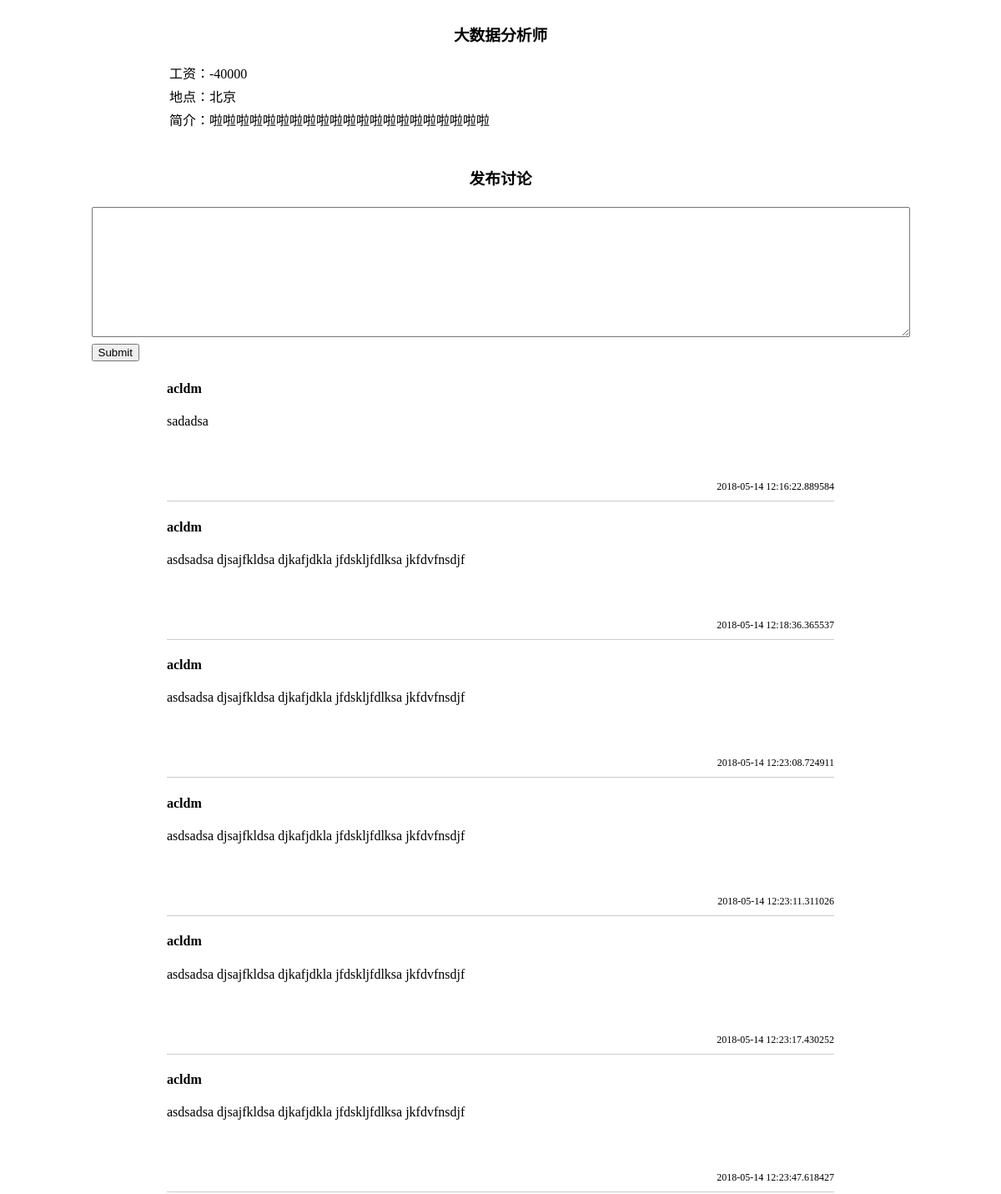
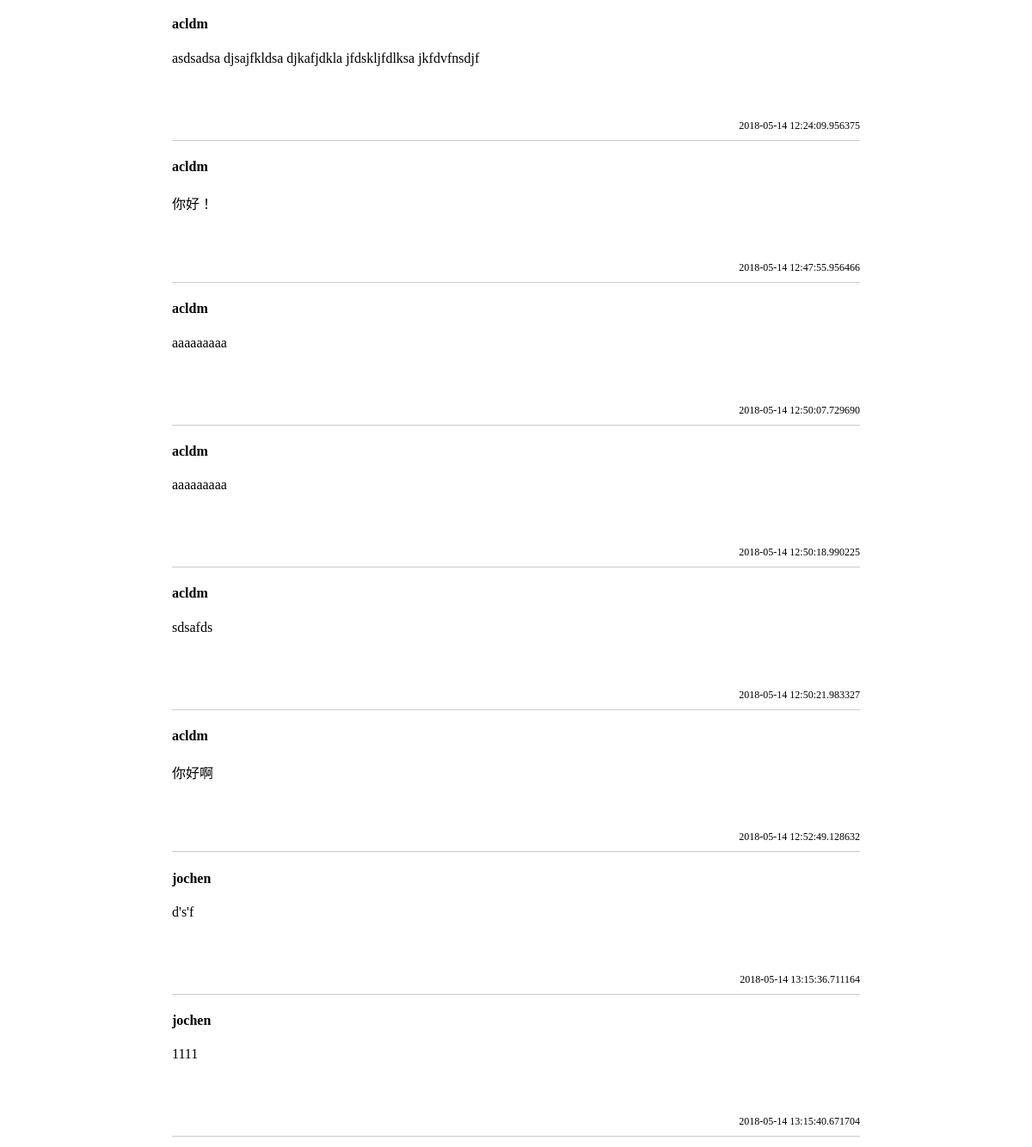
Screenshot of /detail1 (signed in) with the database file from the repository (2 pictures, top to bottom).
### app/models.py (models this page shows, shortened)
class Comment(db.Model):
    __tablename__ = 'comments'
    id = db.Column(db.Integer, primary_key=True)
    body = db.Column(db.Text)
    body_html = db.Column(db.Text)
    timestamp = db.Column(db.DateTime, index=True, default=datetime.utcnow)
    disabled = db.Column(db.Boolean)
    author_id = db.Column(db.Integer, db.ForeignKey('users.id'))
    post_id = db.Column(db.Integer, db.ForeignKey('posts.id'))
    @staticmethod
    def get_comments(post_id):
        return Comment.query.filter_by(post_id=post_id).all()

class User(UserMixin, db.Model):
    __tablename__ = 'users'
    id = db.Column(db.Integer, primary_key=True)
    email = db.Column(db.String(64), unique=True, index=True)
    username = db.Column(db.String(64), unique=True, index=True)
    role_id = db.Column(db.Integer, db.ForeignKey('roles.id'))
    test_column = db.Column(db.Integer, unique=True, index=True)
    password_hash = db.Column(db.String(128))
    confirmed = db.Column(db.Boolean, default=False)
    name = db.Column(db.String(64))
    location = db.Column(db.String(64))
    about_me = db.Column(db.Text())
    member_since = db.Column(db.DateTime(), default=datetime.utcnow)
    last_seen = db.Column(db.DateTime(), default=datetime.utcnow)
    avatar_hash = db.Column(db.String(32))
    comments = db.relationship('Comment', backref='author', lazy='dynamic')
    def ping(self):
        self.last_seen = datetime.utcnow()
        db.session.add(self)
    @property
    def password(self):
        raise AttributeError('password is not a readable attribute')

### app/main/views.py (the view)
@main.route('/detail<job_id>', methods = ('GET', 'POST'))
@login_required
def detail(job_id):
    form = CommentForm()
    if form.validate_on_submit():
        body = form.data['body']
        c = Comment(body, current_user.id, 1)
        db.session.add(c)
        db.session.commit()
        return redirect(url_for('main.detail', job_id = job_id))
    data_detail = {'job_name': '大数据分析师','salary':10000-50000, 'location': '北京',
                   'description': '啦啦啦啦啦啦啦啦啦啦啦啦啦啦啦啦啦啦啦啦啦',
                   'enterprise_logo':'http://company.zhaopin.com/CompanyLogo/20170122/D4DDF1ECC5F85A05ED1BC9B6D5334EC7.gif'}
    flash('根据job_id写sql，return到templates/html中')
    comments = Comment.get_comments(1)
    return render_template('detail.html', data_detail=data_detail, form = form, comments = comments)

### app/main/forms.py
class CommentForm(FlaskForm):
    body = TextAreaField('', validators=[DataRequired()])
    submit = SubmitField('Submit')

### app/auth/views.py (called while the page is built)
@auth.before_app_request
def before_request():
	if current_user.is_authenticated:
		current_user.ping()
		if not current_user.confirmed\
			and request.endpoint \
			and request.blueprint != 'auth' \
			and request.endpoint != 'static':
			return redirect(url_for('auth.unconfirmed'))

### app/main/__init__.py (called while the page is built)
@main.app_context_processor
def imject_permissions():
	return dict(Permission=Permission)

### app/models.py (called while the page is built)
@login_manager.user_loader
def load_user(user_id):
    return User.query.get(int(user_id))

### app/templates/detail.html (shortened to what this page needs)
{% extends 'base.html' %}
{% block body %}
    <table class="table table-bordered job-table job-table">
        <caption><h3 style="color:#000;">{{ data_detail.job_name }}</h3></caption>
        <tbody>
            <tr>
                <td>工资：{{ data_detail.salary }}</td>
            </tr>
            <tr>
                <td>地点：{{ data_detail.location }}</td>
            </tr>
            <tr>
                <td colspan="2">
                    简介：{{ data_detail.description }}
                </td>
            </tr>
            <tr>
                <td colspan="2"><img src="{{ data_detail.enterprise_logo }}" alt="" style="width: 100%;"></td>
            </tr>
        </tbody>
    </table>
    <table class="table table-bordered job-table job-table">
      <caption><h3 style="color:#000;">发布讨论</h3></caption>
      <tbody>
          <form method="post">
          <tr>
              <td>{{form.body(cols=120, rows=10)}}</td>
          </tr>
          <tr>
              <td>{{form.submit()}}</td>
          </tr>
        </form>
      </tbody>
    </table>
      <div class="comments">
        {% for c in comments %}
        <div class="comment">
            <h4>{{c.author.username}}</h4>
            <div class="content">{{c.body | safe}}</div>
            <div class="timestep">{{c.timestamp}}</div>
        </div>
        {% endfor %}
      </div>
{% endblock %}

### app/templates/detail.html (style rules this page uses)
.job-table { width: 800px; margin: 0 auto; }
.comments { width: 800px; margin:0 auto; }
.comment { margin-bottom: 12px; border-bottom: 1px solid #ccc; min-height: 120px; }
.content { height: 80px; display: inline-block; }
.timestep { height: 24px; font-size: 12px; width: 100%; text-align: right; }

### rows the page displays
Comment: author.username "acldm", body "sadadsa", timestamp "2018-05-14 12:16:22.889584"
Comment: author.username "acldm", body "asdsadsa djsajfkldsa djkafjdkla jfdskljfdlksa jkfdvfnsdjf", timestamp "2018-05-14 12:18:36.365537"
Comment: author.username "acldm", body "asdsadsa djsajfkldsa djkafjdkla jfdskljfdlksa jkfdvfnsdjf", timestamp "2018-05-14 12:23:08.724911"
Comment: author.username "acldm", body "asdsadsa djsajfkldsa djkafjdkla jfdskljfdlksa jkfdvfnsdjf", timestamp "2018-05-14 12:23:11.311026"
Comment: author.username "acldm", body "asdsadsa djsajfkldsa djkafjdkla jfdskljfdlksa jkfdvfnsdjf", timestamp "2018-05-14 12:23:17.430252"
Comment: author.username "acldm", body "asdsadsa djsajfkldsa djkafjdkla jfdskljfdlksa jkfdvfnsdjf", timestamp "2018-05-14 12:23:47.618427"
Comment: author.username "acldm", body "asdsadsa djsajfkldsa djkafjdkla jfdskljfdlksa jkfdvfnsdjf", timestamp "2018-05-14 12:24:09.956375"
Comment: author.username "acldm", body "你好！", timestamp "2018-05-14 12:47:55.956466"
Comment: author.username "acldm", body "aaaaaaaaa", timestamp "2018-05-14 12:50:07.729690"
Comment: author.username "acldm", body "aaaaaaaaa", timestamp "2018-05-14 12:50:18.990225"
Comment: author.username "acldm", body "sdsafds", timestamp "2018-05-14 12:50:21.983327"
Comment: author.username "acldm", body "你好啊", timestamp "2018-05-14 12:52:49.128632"
Comment: author.username "jochen", body "d's'f", timestamp "2018-05-14 13:15:36.711164"
Comment: author.username "jochen", body "1111", timestamp "2018-05-14 13:15:40.671704"

### other values shown
{{ data_detail.job_name }} "大数据分析师"
{{ data_detail.salary }} "-40000"
{{ data_detail.location }} "北京"
{{ data_detail.description }} "啦啦啦啦啦啦啦啦啦啦啦啦啦啦啦啦啦啦啦啦啦"
